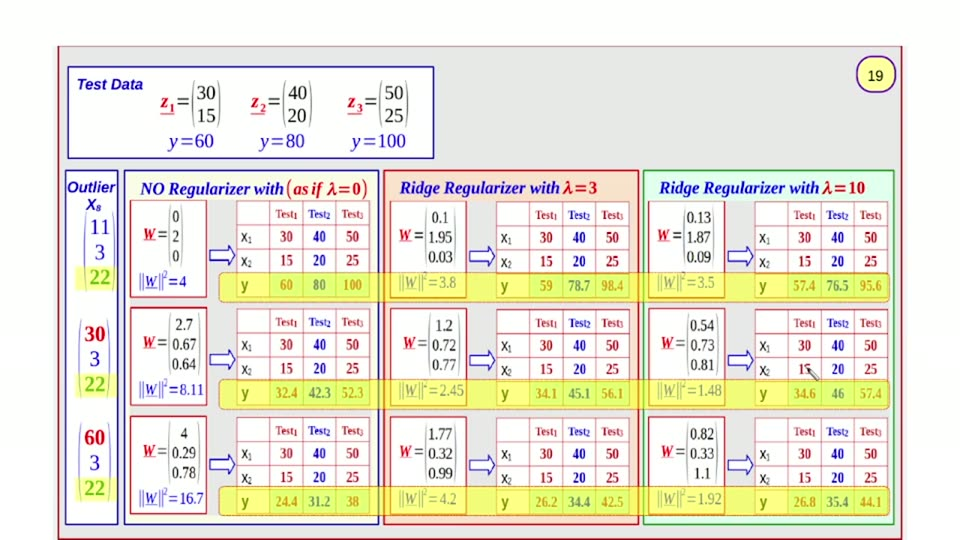
#> input picture videos/machine-learning/03_ridger_regression_gradient_descent/unique_slides/slide_019.jpg, 960 x 540 px, found by its file name
$ python pil_color_census_20261024.py
#> lines starting #> are read from the running program, lines starting #| are printed output that depends on the picture; after the words box and inside, x2 and y2 are one past the last pixel; in counts of white or black regions, pixels touching at a corner belong together
#!/usr/bin/env python3
"""Colour of the ink in each text role of the ORIGINAL: W values, y values, x values."""
import numpy as np
from PIL import Image

ORIG = "videos/machine-learning/03_ridger_regression_gradient_descent/unique_slides/slide_019.jpg"
A = np.asarray(Image.open(ORIG).convert("RGB")).astype(int)

# Text-line bands (frame px) from the census:
#   header      y181..197
#   TestN line  y210..218 (g1) / y318..326 (g2) / y426..435 (g3)
#   W line      y231..240 (g1) / y339..355 (g2) / y448..457 (g3)
#   y line      y~258..266 (g1) / y~365..373 (g2) / y~474..482 (g3)
REGIONS = [
    ("header",        181, 198, 124, 900),
    ("NOREG g1 Test", 208, 220, 206, 377),
    ("NOREG g1 W",    229, 242, 124, 206),
    ("NOREG g1 y",    256, 268, 206, 377),
    ("NOREG g2 W",    337, 356, 124, 206),
    ("NOREG g2 y",    363, 376, 206, 377),
    ("NOREG g3 W",    446, 458, 124, 206),
    ("NOREG g3 y",    472, 484, 206, 377),
    ("R3 g1 W",       229, 242, 384, 466),
    ("R3 g1 y",       256, 268, 466, 638),
    ("R3 g2 y",       363, 376, 466, 638),
    ("R3 g3 y",       472, 484, 466, 638),
    ("R10 g1 y",      256, 268, 726, 893),
    ("R10 g2 y",      363, 376, 726, 893),
    ("R10 g3 y",      472, 484, 726, 893),
    ("outlier g1",    198, 212, 66, 116),
    ("outlier g2",    325, 342, 66, 116),
    ("outlier g3",    428, 444, 66, 116),
    ("refline",        80, 100, 430, 896),
]

print(f"{'region':16s} {'n_ink':>6s}  mean RGB of ink (darkest 12% px)   classify")
for name, y0, y1, x0, x1 in REGIONS:
    reg = A[y0:y1, x0:x1]
    lum = reg.mean(axis=2)
    thr = np.percentile(lum, 12)
    m = lum <= max(thr, lum.min() + 12)
    if m.sum() < 8:
        print(f"{name:16s} {m.sum():6d}  (too few ink px)")
        continue
    px = reg[m]
    mr, mg, mb = px[:, 0].mean(), px[:, 1].mean(), px[:, 2].mean()
    # classify
    if mb - mr > 25 and mb > 90:
        cls = "BLUE"
    elif mr - mg > 45 and mr - mb > 45:
        cls = "RED"
    elif mg - mr > 25 and mg - mb > 10:
        cls = "GREEN"
    elif mr > 200 and mg > 200 and mb < 200:
        cls = "YELLOW-fill"
    else:
        cls = "BLACK/neutral"
    print(f"{name:16s} {m.sum():6d}  rgb({mr:5.1f},{mg:5.1f},{mb:5.1f})   {cls}")
#> this loop made 19 passes
#> (thr, mr, mg, mb) on passes 1 to 12: (104, 58.08, 25.57, 122.3), (186.7, 164, 125.4, 150.2), (166.1, 139.4, 79.58, 91.42), (172.7, 118.3, 91, 136.6), (151.2, 124.6, 88.58, 97.63), (177, 131.8, 101.7, 137.6), (133, 109.8, 68.56, 79.76), (183.7, 139.2, 105.5, 137.6), (123.8, 120.1, 77.27, 80.11), (156.4, 116.4, 82.65, 130.3), (168.7, 132.7, 99.35, 131.5), (175.7, 136.5, 101.5, 133.4)
#| header             1587  rgb( 58.1, 25.6,122.3)   BLUE
#| NOREG g1 Test       247  rgb(164.0,125.4,150.2)   BLACK/neutral
#| NOREG g1 W          128  rgb(139.4, 79.6, 91.4)   RED
#| NOREG g1 y          247  rgb(118.3, 91.0,136.6)   BLACK/neutral
#| NOREG g2 W          187  rgb(124.6, 88.6, 97.6)   BLACK/neutral
#| NOREG g2 y          270  rgb(131.8,101.7,137.6)   BLACK/neutral
#| NOREG g3 W          119  rgb(109.8, 68.6, 79.8)   BLACK/neutral
#| NOREG g3 y          247  rgb(139.2,105.5,137.6)   BLACK/neutral
#> (further printed lines are left out)
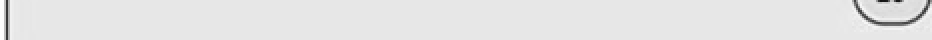
#> lum: shape (20, 466) float64 (shown 2 times larger); min 20, max 254.7, mean 229
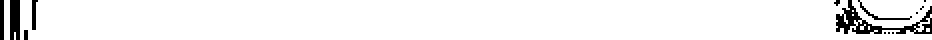
#> m: shape (20, 466) bool (shown 2 times larger); 95% white; 13 black regions (8 under 20 px), largest, box (x1, y1, x2, y2) and area: (418, 0, 466, 17) 240, (5, 0, 10, 20) 96, (0, 0, 2, 20) 40, (429, 0, 456, 10) 36, (16, 0, 19, 15) 31

# Also: whole-frame colour inventory of DARK text ink (lum<120) by hue class
print("\n=== whole-frame dark-ink (lum<120) colour inventory ===")
lum = A.mean(axis=2)
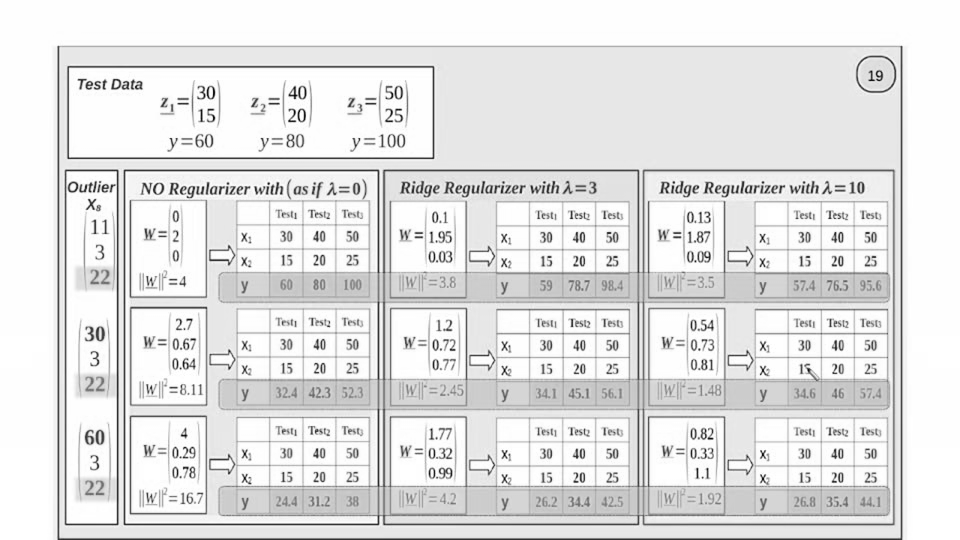
#> lum: shape (540, 960) float64; min 1.33, max 255, mean 227.3
m = lum < 120
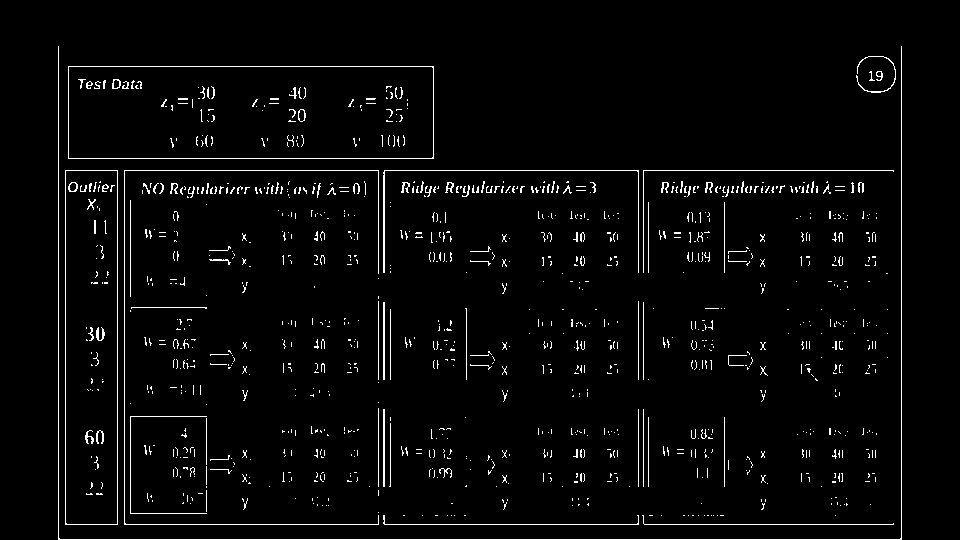
#> m: shape (540, 960) bool; 3.1% white in thin lines or dots, all inside (x1, y1, x2, y2) = (58, 46, 902, 540)
px = A[m]
print("  ink px:", m.sum())
#|   ink px: 16089
r, g, b = px[:, 0], px[:, 1], px[:, 2]
#> r = 16089 values, max 232 at index 11900, min 0 at index 607, mean 90.83; g = 16089 values, max 193 at index 8070, min 0 at index 607, mean 55.36; b = 16089 values, max 232 at index 4221, min 0 at index 493, mean 88.06
blue = ((b - r > 25) & (b > 80)).sum()
#> blue = 6454
red = ((r - g > 45) & (r - b > 45)).sum()
#> red = 6102
green = ((g - r > 20) & (g - b > 10)).sum()
#> green = 968
print(f"  BLUE-ish {blue}  RED-ish {red}  GREEN-ish {green}  neutral {m.sum()-blue-red-green}")
#|   BLUE-ish 6454  RED-ish 6102  GREEN-ish 968  neutral 2565

$ run again, with videos/machine-learning/03_ridger_regression_gradient_descent/unique_slides/slide_003.jpg copied over videos/machine-learning/03_ridger_regression_gradient_descent/unique_slides/slide_019.jpg
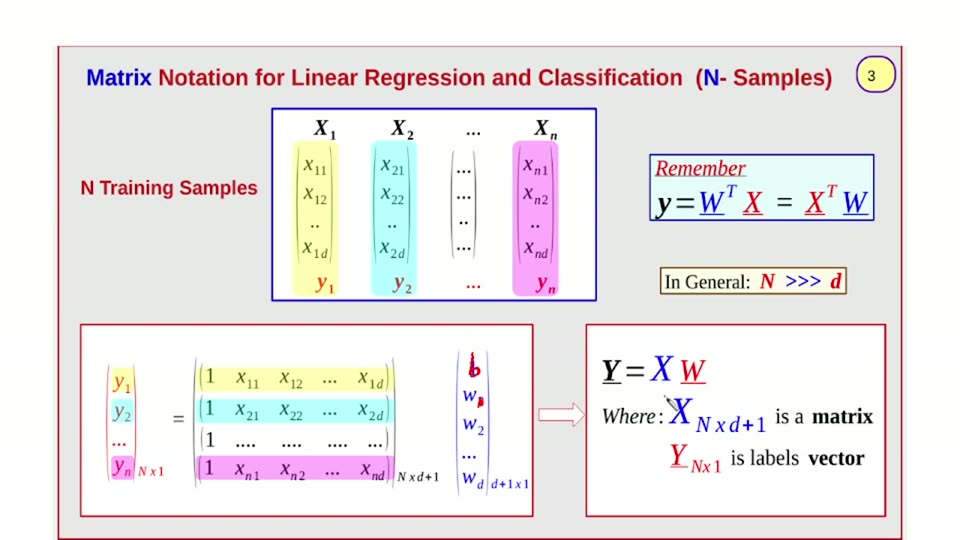
#> input picture videos/machine-learning/03_ridger_regression_gradient_descent/unique_slides/slide_003.jpg, 960 x 540 px, found by its file name
#> the loop `for name, y0, y1, x0, x1 in REGIONS:` made 19 passes
#> (thr, mr, mg, mb) on passes 1 to 8: (173.7, 143, 81.02, 104.2), (229.3, 225.5, 233.9, 180.4), (231.3, 231, 233, 230), (228.7, 208.8, 218.8, 174.7), (255, 255, 255, 254.9), (229.3, 243.5, 246.4, 170.7), (242.3, 222.3, 188.6, 212.4), (193.3, 166.3, 86.46, 168.5)
#> (printed output is left out)
#> after the loop `for name, y0, y1, x0, x1 in REGIONS:`:
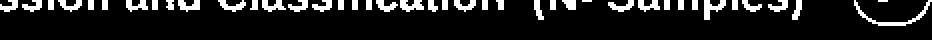
#> m: shape (20, 466) bool (shown 2 times larger); 12% white; 41 white regions (19 under 20 px), largest, box (x1, y1, x2, y2) and area: (427, 0, 466, 13) 90, (352, 0, 363, 10) 55, (200, 0, 212, 6) 47
#> `m = lum < 120`:
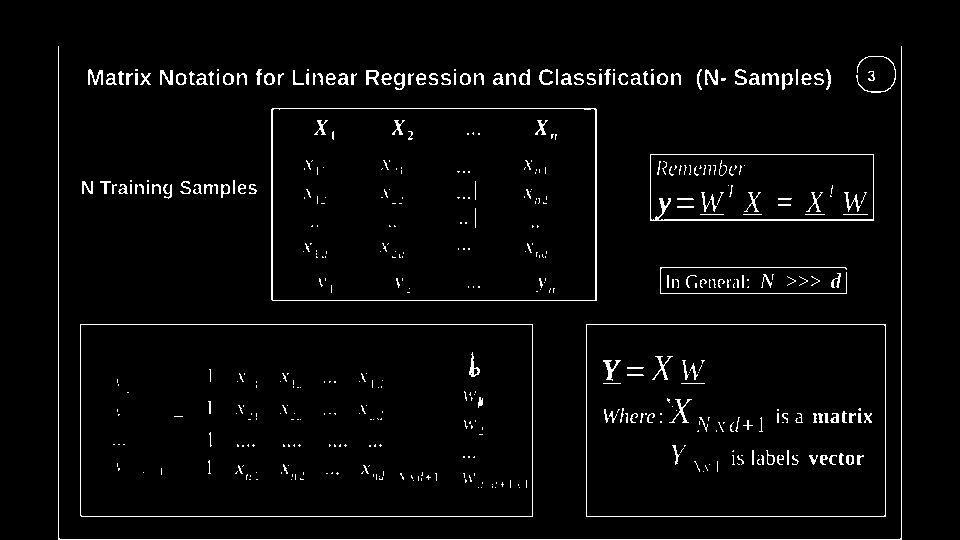
#> m: shape (540, 960) bool; 3.1% white in thin lines or dots, all inside (x1, y1, x2, y2) = (58, 46, 902, 540)
#|   ink px: 16274
#> r = 16274 values, max 234 at index 9179, min 0 at index 222, mean 103.3; g = 16274 values, max 151 at index 8291, min 0 at index 108, mean 42.7; b = 16274 values, max 248 at index 7238, min 0 at index 407, mean 73.96
#> blue = 3827
#> red = 9040
#> green = 23
#|   BLUE-ish 3827  RED-ish 9040  GREEN-ish 23  neutral 3384
